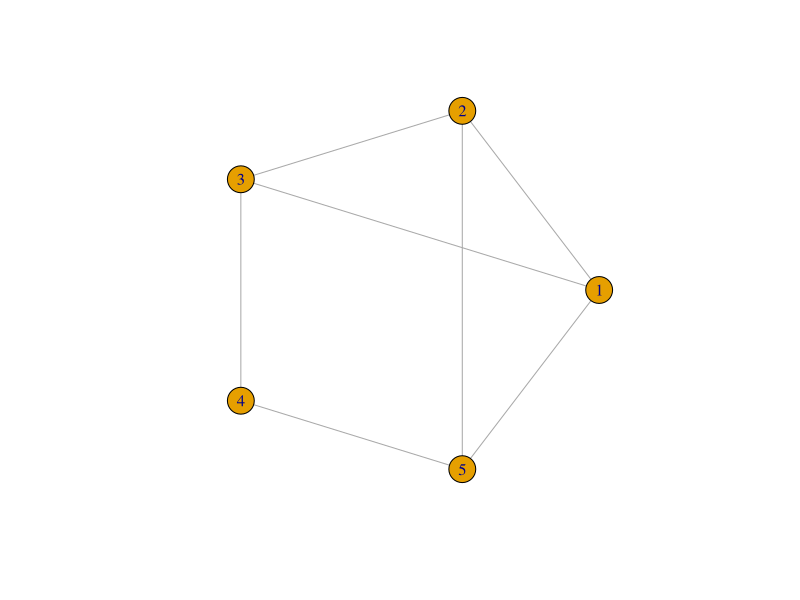
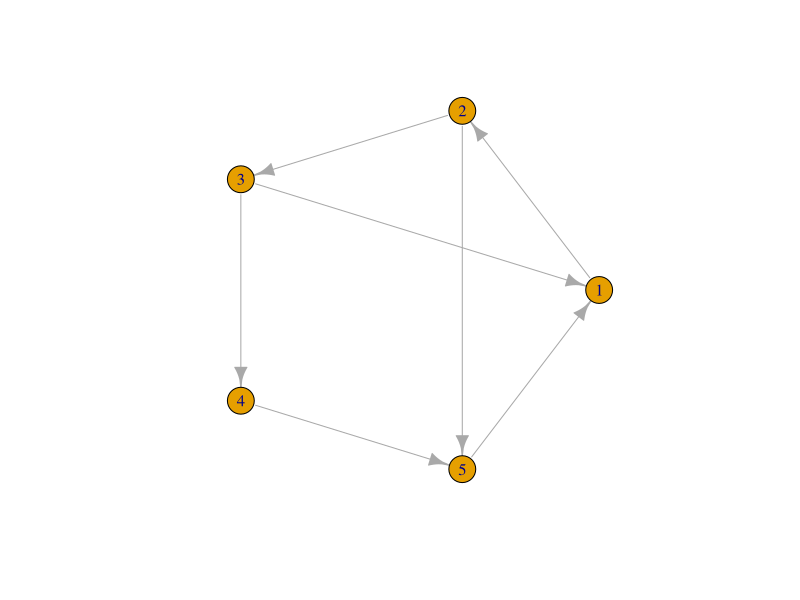
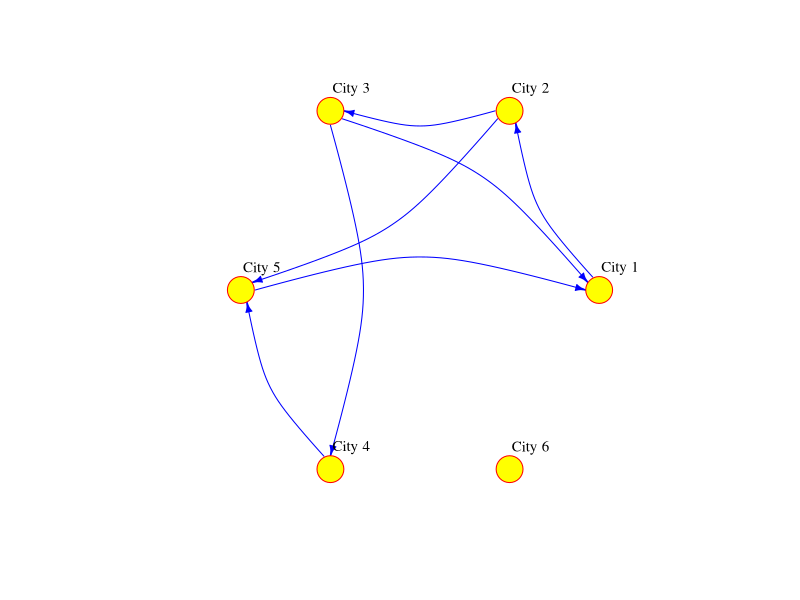
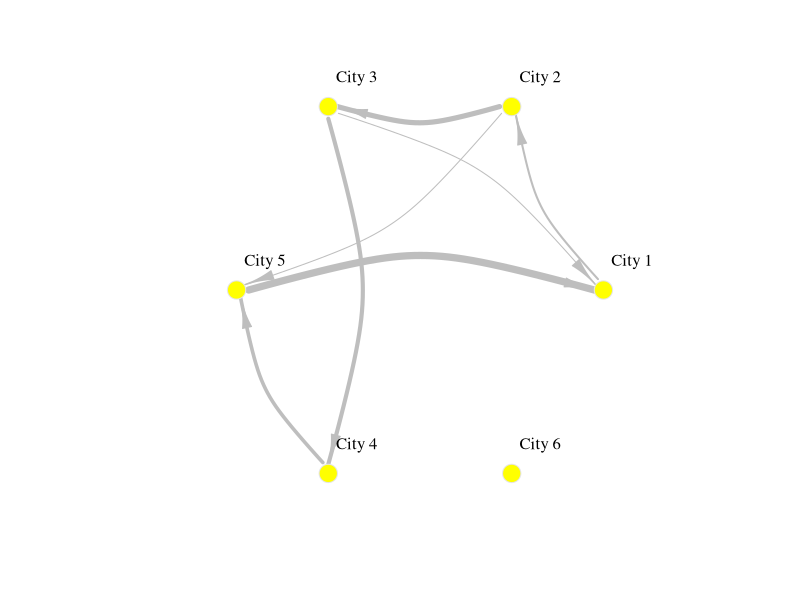
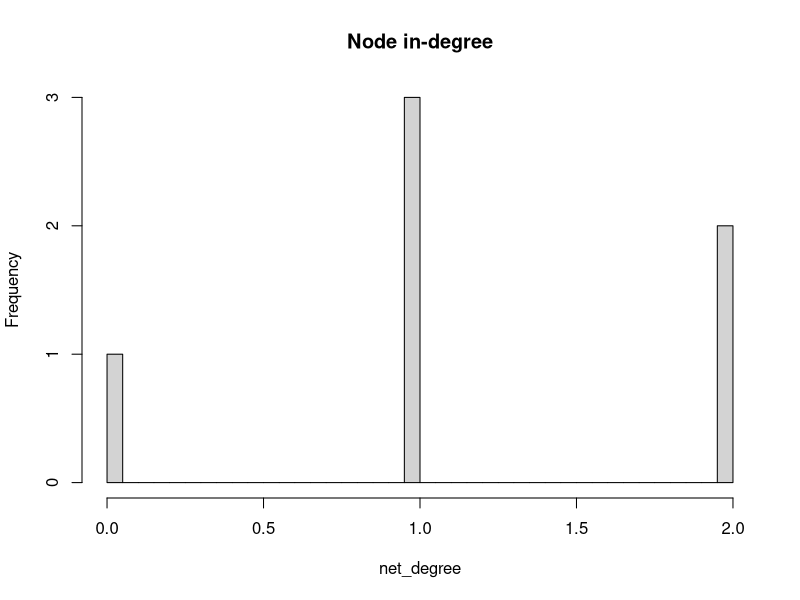
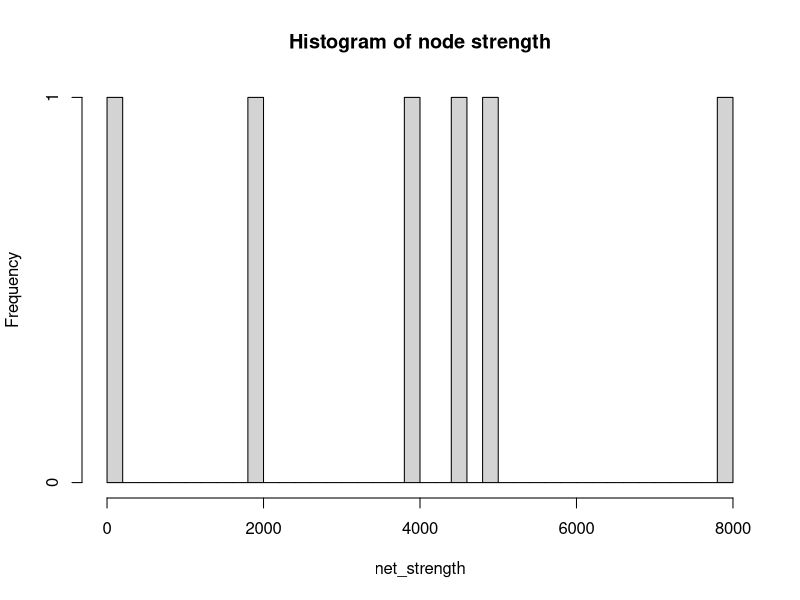
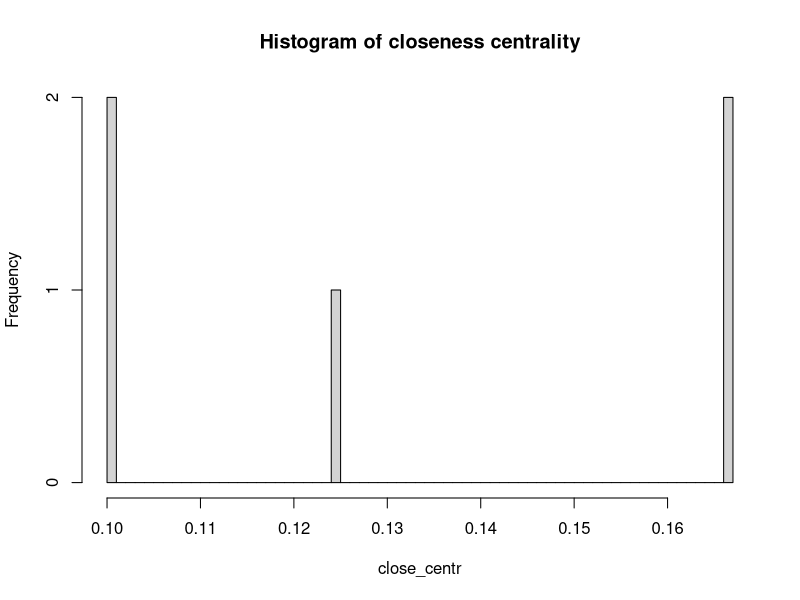
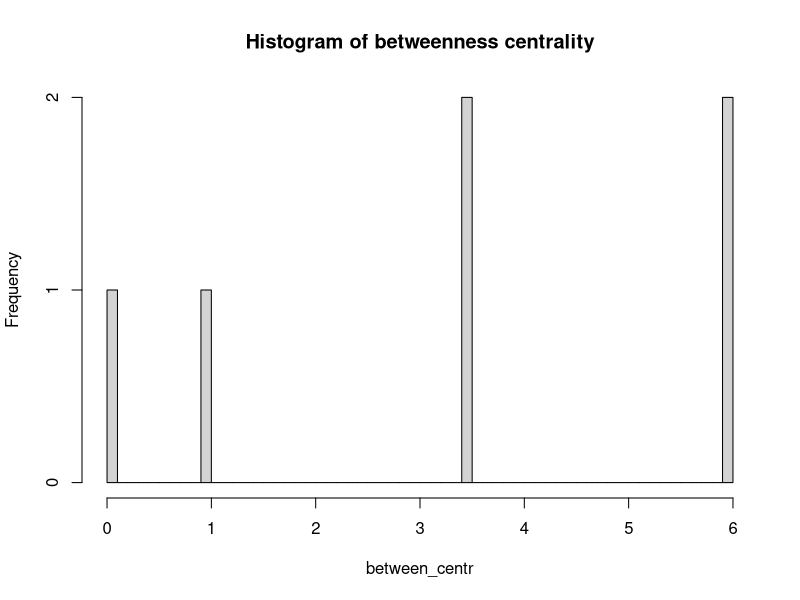

Here is the R script that generated these plots, in order:
## ---- chunk 1
#| include = FALSE
rm(list=ls()) # clear working space
## ---- chunk 2
#| warning: false
#| message: false
#| 
# working with spatial data
library(sf)
# data manipulation and visualisation
library(tidyverse)
# network manipulation and analysis
library(igraph)
## ---- chunk 3
# create a graph object
network <- graph( 
  n = 5, # add number of nodes
  edges = c(1,2, 
            2,3, 
            2,5, 
            3,1, 
            3,4, 
            4,5, 
            5,1), # add edges
  directed = FALSE )

# plot
plot(network, 
     layout = layout.circle(network), # set layout
     vertex.label = 1:5)
## ---- chunk 4
# create a graph object
network <- graph( 
  n = 5, # add number of nodes
  edges = c(1,2, 
            2,3, 
            2,5, 
            3,1, 
            3,4, 
            4,5, 
            5,1), # add edges
  directed = TRUE )

# plot
plot(network, 
     layout = layout.circle(network), # set layout
     vertex.label = 1:5)
## ---- chunk 5
# create a graph object
network_isolated <- graph( 
  c("City 1","City 2", 
    "City 2","City 3", 
    "City 2","City 5", 
    "City 3","City 1", 
    "City 3","City 4", 
    "City 4","City 5", 
    "City 5","City 1"),
  isolates=c("City 6") # isolated node
  )

# plot
plot(network_isolated, 
    layout = layout.circle(network_isolated),
     vertex.frame.color="red",
     vertex.color="yellow", 
     vertex.size=15,
     vertex.label.color="black",
     vertex.label.cex=0.9, 
     vertex.label.dist=2.3, 
     edge.curved=0.3, 
     edge.arrow.size=.5, 
     edge.color = "blue"
     ) 
## ---- chunk 6
V(network_isolated)
## ---- chunk 7
V(network_isolated)$name
## ---- chunk 8
V(network_isolated)$population <- c(92000, 549000, 1786000, 74000, 8000, 21000)
## ---- chunk 9
E(network_isolated)
## ---- chunk 10
E(network_isolated)$weight <- c(2000, 5000, 1000, 1000, 4000, 3500, 7000)
## ---- chunk 11
network_isolated[]
## ---- chunk 12
vertex_attr(network_isolated)
## ---- chunk 13
network_isolated$title <- "Network of human mobility between cities"
## ---- chunk 14
plot(network_isolated,
     layout = layout.circle(network_isolated),
     # adjust nodes
     vertex.frame.color = "gray90",   # line colour
     vertex.label.color = "black",    # label colour 
     vertex.label.cex = 1,            # label font size
     vertex.label.dist = 3,           # label distance
     vertex.color = "yellow",         # colour 
     vertex.size=10,                  # size
     # adjust edges
     edge.curved=0.3,     # curvature
     edge.arrow.size=1.5,  # size
     edge.arrow.width=.5,
     edge.width=E(network_isolated)$weight/1000,
     edge.color = "gray") # colour
## ---- chunk 15
edge_density(network_isolated, 
             loops=FALSE)
## ---- chunk 16
reciprocity(network_isolated)
## ---- chunk 17
# compute in-degree
net_degree <- degree(network_isolated, 
                     v=V(network_isolated), 
                     mode="in")

# display histogram of in-degree
hist(net_degree, 
     breaks = 30, 
     main = "Node in-degree")
## ---- chunk 18
shortest_paths(network_isolated, 
               from = V(network_isolated)$name == "City 1",
               to = V(network_isolated)$name == "City 5",
               weights=NA, # if weights = NULL and a weight edge attribute is present, this is used.
               output = "both",  # outputs are produced for both path nodes and edges
               predecessors = FALSE,
               inbound.edges = FALSE,
               )


## ---- chunk 19
diameter(network_isolated, 
         directed=TRUE, 
         weights=NA)
## ---- chunk 20
mean_distance(network_isolated, 
              directed=TRUE, 
              weights=NA)
## ---- chunk 21
# compute strength of network nodes
net_strength <- strength(network_isolated, # network object
                         vids = V(network_isolated), #	vertices
                         mode = c("in"), # “in” for in-degree
                         loops = FALSE, # whether to loop the edge count
                         weights = NULL # if weights = NULL and a weight edge attribute is present, this is used.
)
  
# histogram 
hist(net_strength, 
     breaks = 50, 
     main="Histogram of node strength")
## ---- chunk 22
close_centr <- closeness(network_isolated, 
                         mode="in", 
                         weights=NA) # using unweighted edges

hist(close_centr, 
     breaks = 50, 
     main = "Histogram of closeness centrality")
## ---- chunk 23
between_centr <- betweenness(network_isolated, 
                             v = V(network_isolated), 
                             directed = TRUE, 
                             weights = NA)

hist(between_centr, 
     breaks = 50, 
     main = "Histogram of betweenness centrality")
